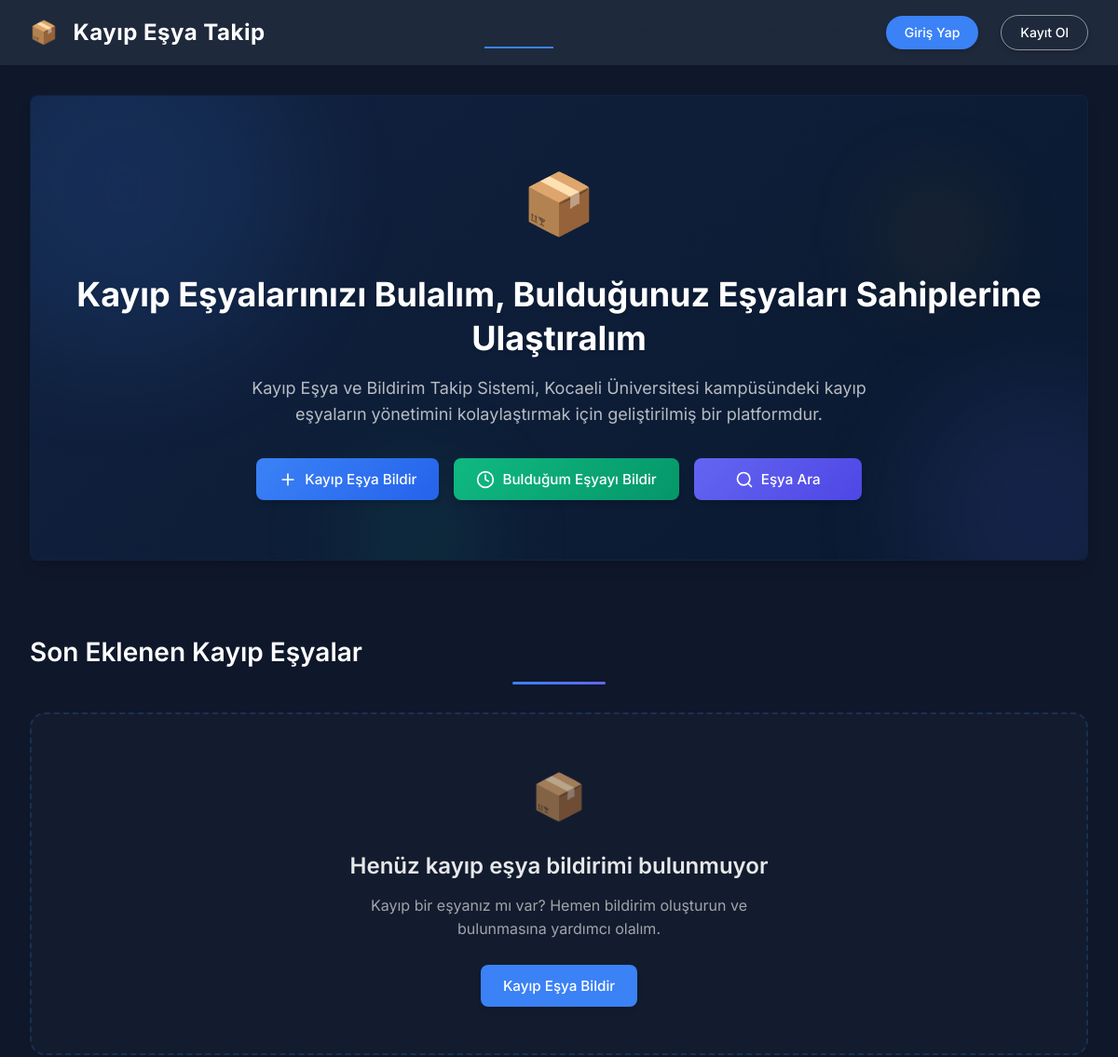
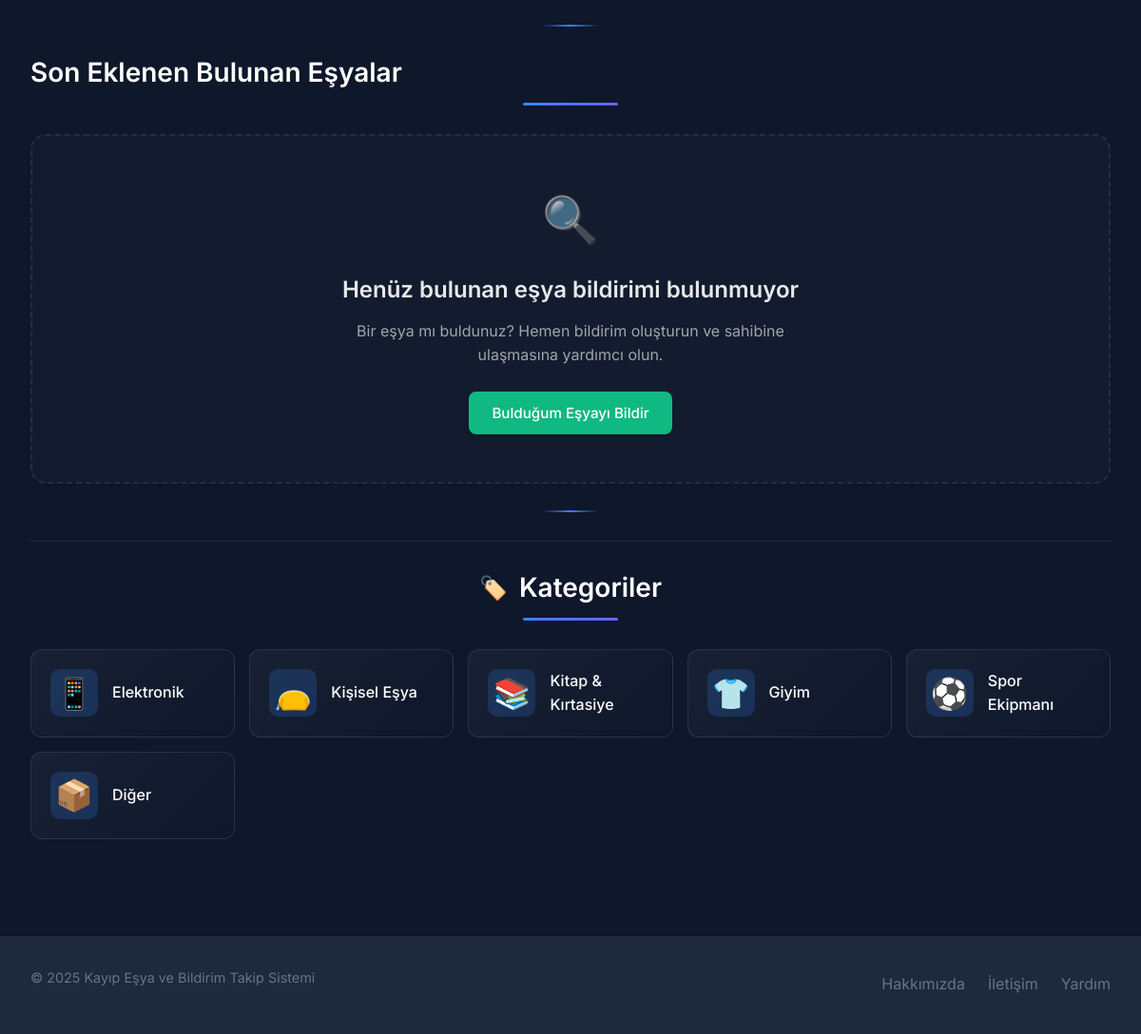
The page / on the database its author committed (2 pictures, top to bottom).
### items/models.py (models this page shows, shortened)
class ItemCategory(models.Model):
    name = models.CharField(max_length=100, unique=True, verbose_name="Kategori Adı")
    description = models.TextField(verbose_name="Kategori Açıklaması")
    icon = models.CharField(max_length=50, verbose_name="Kategori İkonu", blank=True)
    class Meta:
        verbose_name = "Eşya Kategorisi"
        verbose_name_plural = "Eşya Kategorileri"

### items/views.py (the view, shortened to what this page needs)
# urls.py: path('', views.HomeView.as_view(), name='home'),
class HomeView(TemplateView):
    template_name = 'items/home.html'
    def get_context_data(self, **kwargs):
        context = super().get_context_data(**kwargs)
        context['recent_lost_items'] = LostItem.objects.filter(status='lost').order_by('-created_at')[:5]
        context['recent_found_items'] = FoundItem.objects.filter(status='available').order_by('-created_at')[:5]
        context['categories'] = ItemCategory.objects.all()
        context['page_title'] = 'Ana Sayfa'
        return context

### lostfound/context_processors.py (called while the page is built)
def unread_messages_count(request):
    if request.user.is_authenticated:
        unread_count = Message.objects.filter(
            receiver=request.user,
            is_read=False
        ).count()
        return {'unread_messages_count': unread_count}
    return {'unread_messages_count': 0}

### items/templates/items/home.html (shortened to what this page needs)
{% extends 'items/base.html' %}
{% block content %}
<div class="container">
    <section class="hero">
        <div class="hero-content">
            <div class="hero-icon">📦</div>
            <h2>Kayıp Eşyalarınızı Bulalım, Bulduğunuz Eşyaları Sahiplerine Ulaştıralım</h2>
            <p>Kayıp Eşya ve Bildirim Takip Sistemi, Kocaeli Üniversitesi kampüsündeki kayıp eşyaların yönetimini kolaylaştırmak için geliştirilmiş bir platformdur.</p>
            <div class="hero-buttons">
                <a href="{% url 'lost-item-create' %}" class="btn btn-primary btn-icon">
                    <svg xmlns="http://www.w3.org/2000/svg" width="20" height="20" viewBox="0 0 24 24" fill="none" stroke="currentColor" stroke-width="2" stroke-linecap="round" stroke-linejoin="round">
                        <line x1="12" y1="5" x2="12" y2="19"></line>
                        <line x1="5" y1="12" x2="19" y2="12"></line>
                    </svg>
                    <span>Kayıp Eşya Bildir</span>
                </a>
                <a href="{% url 'found-item-create' %}" class="btn btn-secondary btn-icon">
                    <svg xmlns="http://www.w3.org/2000/svg" width="20" height="20" viewBox="0 0 24 24" fill="none" stroke="currentColor" stroke-width="2" stroke-linecap="round" stroke-linejoin="round">
                        <circle cx="12" cy="12" r="10"></circle>
                        <polyline points="12 6 12 12 16 14"></polyline>
                    </svg>
                    <span>Bulduğum Eşyayı Bildir</span>
                </a>
                <a href="{% url 'search' %}" class="btn btn-tertiary btn-icon">
                    <svg xmlns="http://www.w3.org/2000/svg" width="20" height="20" viewBox="0 0 24 24" fill="none" stroke="currentColor" stroke-width="2" stroke-linecap="round" stroke-linejoin="round">
                        <circle cx="11" cy="11" r="8"></circle>
                        <line x1="21" y1="21" x2="16.65" y2="16.65"></line>
                    </svg>
                    <span>Eşya Ara</span>
                </a>
            </div>
        </div>
        <div class="hero-background">
            <div class="hero-shape hero-shape-1"></div>
            <div class="hero-shape hero-shape-2"></div>
            <div class="hero-shape hero-shape-3"></div>
            <div class="hero-shape hero-shape-4"></div>
        </div>
    </section>
        <div class="home-content">
            <section>
                <h3 class="section-title">Son Eklenen Kayıp Eşyalar</h3>
                {% if recent_lost_items %}
                    <div class="card-container">
                        {% for item in recent_lost_items %}
                            <div class="card">
                                {% if item.status == 'lost' %}
                                    <div class="card-badge badge-warning">Kayıp</div>
                                {% elif item.status == 'found' %}
                                    <div class="card-badge badge-success">Bulundu</div>
                                {% elif item.status == 'claimed' %}
                                    <div class="card-badge badge-info">Talep Edildi</div>
                                {% endif %}
                                <div class="card-img-container">
                                    {% if item.image %}
                                        <img src="{{ item.image.url }}" alt="{{ item.name }}" class="card-img">
                                    {% else %}
                                        <img src="/static/items/images/placeholder.jpg" alt="Görsel Mevcut Değil" class="card-img">
                                    {% endif %}
                                </div>
                                <div class="card-body">
                                    <h4 class="card-title">{{ item.name }}</h4>
                                    <div class="card-content">
                                        <p><strong>Kategori:</strong> {{ item.category.name }}</p>
                                        <p><strong>Kaybolma Tarihi:</strong> {{ item.lost_date }}</p>
                                        <p><strong>Yer:</strong> {{ item.lost_location }}</p>
                                    </div>
                                </div>
                                <div class="card-footer">
                                    <a href="{% url 'lost-item-detail' item.pk %}" class="btn btn-small btn-primary">Detaylar</a>
                                </div>
                            </div>
                        {% endfor %}
                    </div>
                    <a href="{% url 'lost-items' %}" class="view-all">Tüm Kayıp Eşyaları Görüntüle
                        <svg xmlns="http://www.w3.org/2000/svg" viewBox="0 0 20 20" fill="currentColor">
                            <path fill-rule="evenodd" d="M3 10a.75.75 0 01.75-.75h10.638L10.23 5.29a.75.75 0 111.04-1.08l5.5 5.25a.75.75 0 010 1.08l-5.5 5.25a.75.75 0 11-1.04-1.08l4.158-3.96H3.75A.75.75 0 013 10z" clip-rule="evenodd" />
                        </svg>
                    </a>
                {% else %}
                    <div class="empty-state">
                        <div class="empty-state-icon">📦</div>
                        <h3>Henüz kayıp eşya bildirimi bulunmuyor</h3>
                        <p>Kayıp bir eşyanız mı var? Hemen bildirim oluşturun ve bulunmasına yardımcı olalım.</p>
                        <a href="{% url 'lost-item-create' %}" class="btn btn-primary">Kayıp Eşya Bildir</a>
                    </div>
                {% endif %}
            </section>
            <section>
                <h3 class="section-title">Son Eklenen Bulunan Eşyalar</h3>
                {% if recent_found_items %}
                    <div class="card-container">
                        {% for item in recent_found_items %}
                            <div class="card">
                                {% if item.status == 'available' %}
                                    <div class="card-badge badge-success">Mevcut</div>
                                {% elif item.status == 'claimed' %}
                                    <div class="card-badge badge-info">Talep Edildi</div>
                                {% endif %}
                                <div class="card-img-container">
                                    {% if item.image %}
                                        <img src="{{ item.image.url }}" alt="{{ item.name }}" class="card-img">
                                    {% else %}
                                        <img src="/static/items/images/placeholder.jpg" alt="Görsel Mevcut Değil" class="card-img">
                                    {% endif %}
                                </div>
                                <div class="card-body">
                                    <h4 class="card-title">{{ item.name }}</h4>
                                    <div class="card-content">
                                        <p><strong>Kategori:</strong> {{ item.category.name }}</p>
                                        <p><strong>Bulunma Tarihi:</strong> {{ item.found_date }}</p>
                                    </div>
                                </div>
                                <div class="card-footer">
                                    <a href="{% url 'found-item-detail' item.pk %}" class="btn btn-small btn-primary">Detaylar</a>
                                </div>
                            </div>
                        {% endfor %}
                    </div>
                    <a href="{% url 'found-items' %}" class="view-all">Tüm Bulunan Eşyaları Görüntüle
                        <svg xmlns="http://www.w3.org/2000/svg" viewBox="0 0 20 20" fill="currentColor">
                            <path fill-rule="evenodd" d="M3 10a.75.75 0 01.75-.75h10.638L10.23 5.29a.75.75 0 111.04-1.08l5.5 5.25a.75.75 0 010 1.08l-5.5 5.25a.75.75 0 11-1.04-1.08l4.158-3.96H3.75A.75.75 0 013 10z" clip-rule="evenodd" />
                        </svg>
                    </a>
                {% else %}
                    <div class="empty-state">
                        <div class="empty-state-icon">🔍</div>
                        <h3>Henüz bulunan eşya bildirimi bulunmuyor</h3>
                        <p>Bir eşya mı buldunuz? Hemen bildirim oluşturun ve sahibine ulaşmasına yardımcı olun.</p>
                        <a href="{% url 'found-item-create' %}" class="btn btn-secondary">Bulduğum Eşyayı Bildir</a>
                    </div>
                {% endif %}
            </section>
            <section class="categories-section">
    <h3 class="section-title">Kategoriler</h3>
    <ul class="category-list">
        {% for category in categories %}
            <li class="category-item">
                <a href="{% url 'category-detail' category.pk %}">
                    <span class="category-icon">
                        {% if category.icon %}
                            {{ category.icon }}
                        {% else %}
                            📦
                        {% endif %}
                    </span>
                    <span class="category-name">{{ category.name }}</span>
                </a>
            </li>
        {% endfor %}
    </ul>
</section>
        </div>
    </div>
{% endblock %}

### rows shown on the page
ItemCategory: icon "📱", name "Elektronik"
ItemCategory: icon "👝", name "Kişisel Eşya"
ItemCategory: icon "📚", name "Kitap & Kırtasiye"
ItemCategory: icon "👕", name "Giyim"
ItemCategory: icon "⚽", name "Spor Ekipmanı"
ItemCategory: icon "📦", name "Diğer"
